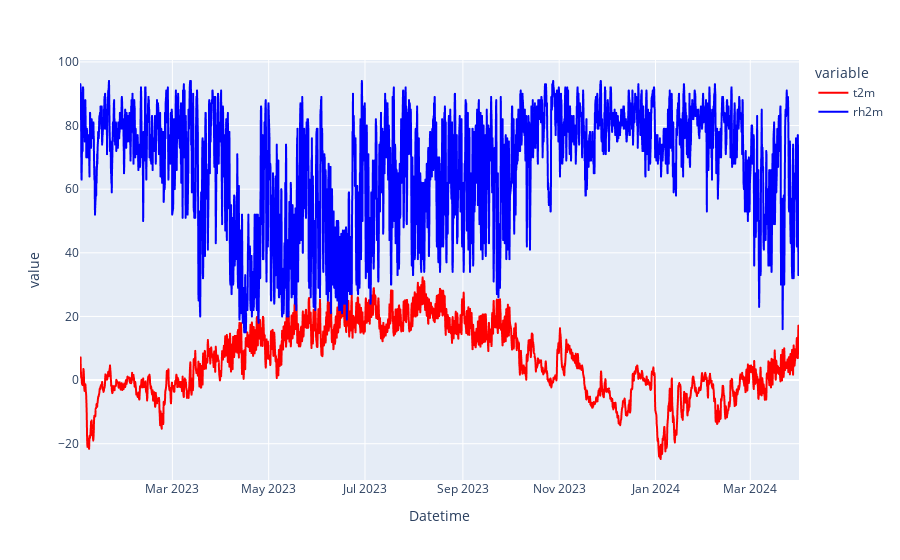

Notebook code for this chart:
### Code cell
pd.options.plotting.backend = "plotly"

fig = df[['t2m', 'rh2m']].plot(color_discrete_map={'t2m':'red', 'rh2m':'blue'})
fig.show()

### Figure 1 — Plotly figure (JSON) as saved in the notebook; plotly's stock layout.template omitted (floating-point values rounded to 4 significant figures; data arrays with more than 128 entries replaced by an {"elided": "..."} marker saying what was removed)
{"data": [{"hovertemplate": "variable=t2m<br>Datetime=%{x}<br>value=%{y}<extra></extra>", "legendgroup": "t2m", "line": {"color": "red", "dash": "solid"}, "marker": {"symbol": "circle"}, "mode": "lines", "name": "t2m", "showlegend": true, "type": "scattergl", "x": {"elided": "3567 str values"}, "xaxis": "x", "y": {"elided": "3567 float values"}, "yaxis": "y"}, {"hovertemplate": "variable=rh2m<br>Datetime=%{x}<br>value=%{y}<extra></extra>", "legendgroup": "rh2m", "line": {"color": "blue", "dash": "solid"}, "marker": {"symbol": "circle"}, "mode": "lines", "name": "rh2m", "showlegend": true, "type": "scattergl", "x": {"elided": "3567 str values"}, "xaxis": "x", "y": {"elided": "3567 float values"}, "yaxis": "y"}], "layout": {"legend": {"title": {"text": "variable"}, "tracegroupgap": 0}, "margin": {"t": 60}, "xaxis": {"anchor": "y", "domain": [0, 1], "title": {"text": "Datetime"}}, "yaxis": {"anchor": "x", "domain": [0, 1], "title": {"text": "value"}}}}
